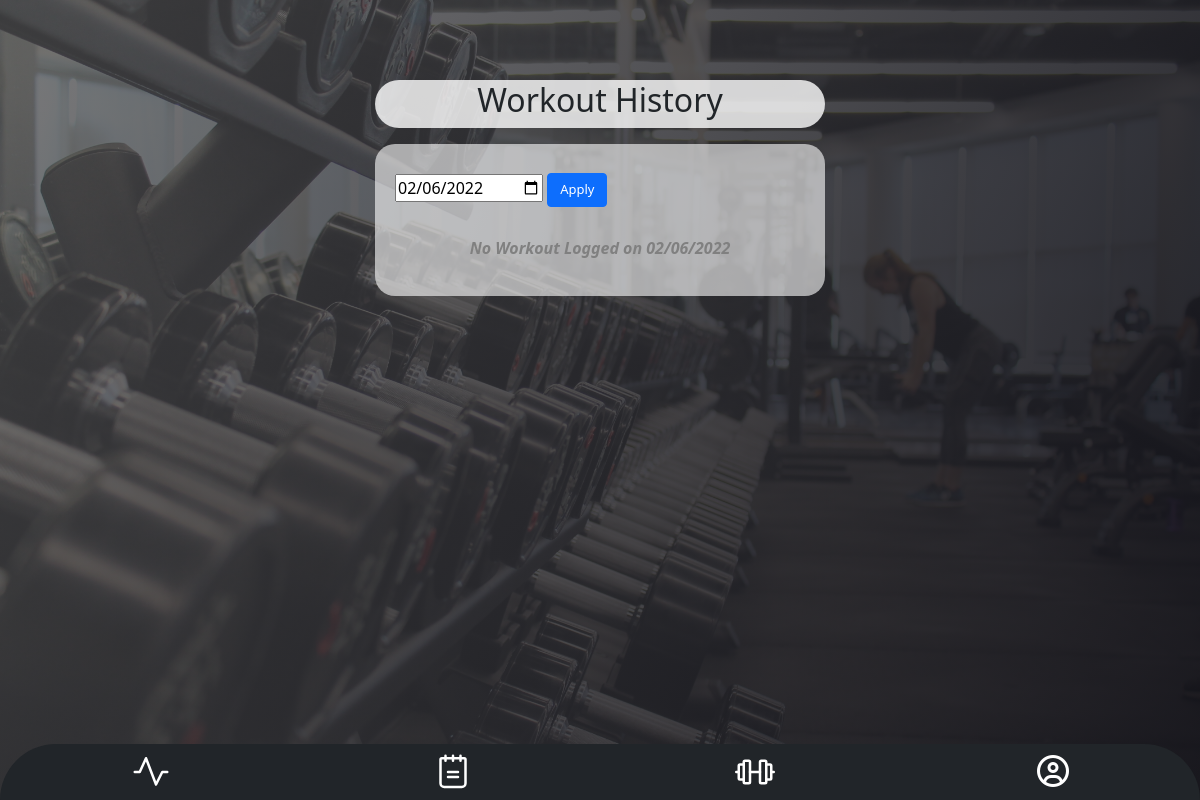
Page /history (signed in) on the earlier database version.
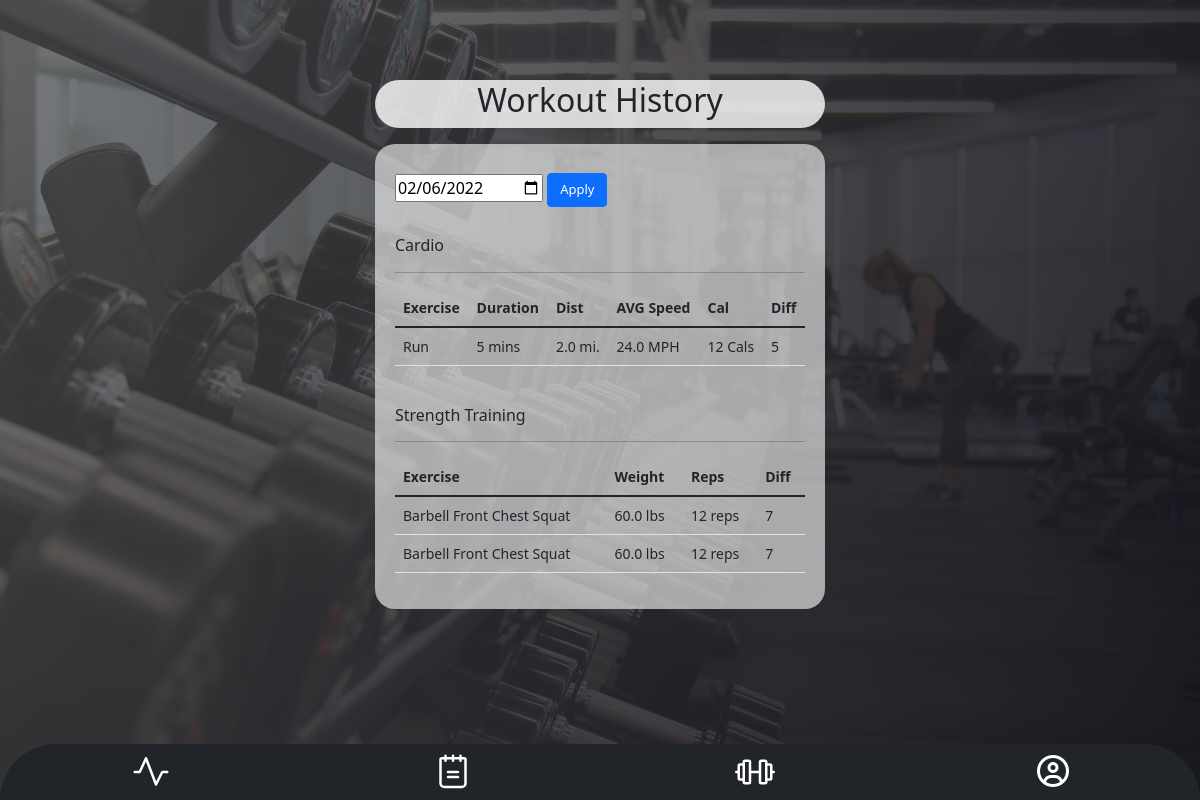
Same page on the later database version.
### app.py (models this page shows, shortened)
class WorkoutLog(db.Model):
    id = db.Column(db.Integer, primary_key=True)
    userId = db.Column(db.Integer, db.ForeignKey('users.id'))
    recorded = db.Column(db.DateTime, unique=False, nullable=False)
    exercise = db.Column(db.String(100), unique=False, nullable=False)
    type = db.Column(db.String(100), unique=False, nullable=False) # Cardio or weightlift
    reps = db.Column(db.Integer, unique=False, nullable=True)
    weight = db.Column(db.Float, unique=False, nullable=True) # Measured in lbs.
    duration = db.Column(db.Integer, unique=False, nullable=True) # Measured in mins
    distance = db.Column(db.Float, unique=False, nullable=True) # Measured in mi.
    avgSpeed = db.Column(db.Float, unique=False, nullable=True) # Measured in MPH
    calories = db.Column(db.Integer, unique=False, nullable=True) # Calorie Estimation using formula from https://fitness.stackexchange.com/questions/32401/how-to-calculate-calories-in-kcal-from-time-and-distance-running
    difficulty = db.Column(db.Integer, unique=False, nullable=True) # Difficulty scale from 0 to 10

### app.py (the view)
@app.route("/history", methods=["GET", "POST"])
@login_required
def history():
    recorded = date.today().strftime('%Y-%m-%d')
    if request.method == "POST":
        recorded = request.form['date']
    workoutLogs = WorkoutLog.query.filter_by(recorded=f"{recorded} 00:00:00.000000", userId=current_user.id).all()
    date_msg = datetime.strptime(recorded, '%Y-%m-%d').strftime('%m/%d/%Y')
    return render_template("history.html", workoutLogs=workoutLogs, recorded=recorded, date_msg=date_msg)

### app.py (called while the page is built)
@login_manager.user_loader
def load_user(user_id):
    return Users.query.get(int(user_id))

### Templates/history.html (shortened to what this page needs)
{% extends "layout.html" %}
{% block content %}
    <div class="header">
        <h2>Workout History</h2>
    </div>
    <div class="history container form-box page-box">
        <form action="/history" method="POST">
            <input type="date" id="date" name="date" value="{{ recorded }}">
       <button class="btn btn-primary">Apply</button>
        </form>
        <br>
        {% if workoutLogs == [] %}
            <p class="empty-msg">No Workout Logged on {{ date_msg }}</p>
        {% else %}
        <h6>Cardio</h6>
        <hr>
        <table class="table log-table">
            <thead>
                <th scope="col">Exercise</th>
                <th scope="col">Duration</th>
                <th scope="col">Dist</th>
                <th scope="col">AVG Speed</th>
                <th scope="col">Cal</th>
                <th scope="col">Diff</th>
            </thead>
            {% for log in workoutLogs %}
                {% if log.type == "cardio" %}
                <tr>
                    <td>{{ log.exercise.title() }}</td>
                    <td>{{ log.duration }} mins</td>
                    <td>{{ log.distance }} mi.</td>
                    <td>{{ log.avgSpeed }} MPH</td>
                    <td>{{ log.calories }} Cals</td>
                    <td>{{ log.difficulty }}</td>
                </tr>
                {% endif %}
            {% endfor %}
        </table>
        <br>
        <h6>Strength Training</h6>
        <hr>
        <table class="table log-table">
            <thead>
                <th scope="col">Exercise</th>
                <th scope="col">Weight</th>
                <th scope="col">Reps</th>
                <th scope="col">Diff</th>
            </thead>
            {% for log in workoutLogs %}
                {% if log.type == "strength training" %}
                <tr>
                    <td>{{ log.exercise.title() }}</td>
                    <td>{{ log.weight }} lbs</td>
                    <td>{{ log.reps }} reps</td>
                    <td>{{ log.difficulty }}</td>
                </tr>
                {% endif %}
            {% endfor %}
        </table>
        {% endif %}
    </div>
{% endblock %}

### Templates/layout.html (shortened to what this page needs)
<!doctype html>
<html>
  <head>
    {% block head %}
    <link href="https://cdn.jsdelivr.net/npm/bootstrap@5.1.3/dist/css/bootstrap.min.css" rel="stylesheet">
    <link rel="stylesheet" href="../static/styles.css">
    {% endblock %}
  </head>
  <body>
      <div class="container" id="content">
        {% block content %}
        {% endblock %}
      </div>
  </body>
  <nav class="nav nav-fill navbar-expand navbar-dark bg-dark fixed-bottom justify-content-center">
    <li class="nav-item">
      <a class="nav-link" aria-current="page" href="/">
        <svg xmlns="http://www.w3.org/2000/svg" class="svg" viewBox="0 0 256 256">
          <rect width="256" height="256" fill="none"></rect>
          <polyline points="24 128 56 128 96 40 160 208 200 128 232 128" fill="none" stroke="#ffffff" stroke-linecap="round" stroke-linejoin="round" stroke-width="16"></polyline>
        </svg>
      </a>
    </li>
    <li class="nav-item">
      <a class="nav-link" href="/workouts">
      </a>
    </li>
    <li class="nav-item">
      <a class="nav-link" href="/exercises">
      </a>
    </li>
    <li class="nav-item">
      <a class="nav-link" href="/profile"><i class="far fa-user-circle fa-2x"></i></a>
    </li>
  </nav>
</html>

### Static/styles.css (style rules this page uses)
#content { height: 100%; }
input { margin: 10px auto; }
html { min-height: 100%; position:relative; }
html::before { content: ''; position: absolute; z-index: -1; background-image: linear-gradient( 115deg, rgba(78, 78, 80, 0.75), rgba(19, 19, 26, 0.95) ), url("./images/gym.jpg"); background-size:cover; background-repeat: no-repeat; background-position:center; background-attachment: fixed; top: 0; right: 0; left: 0; bottom: 0; }
.form-box { background-color: RGB(255,255,255,0.60); width: 450px; padding: 20px; border-radius: 20px; margin: 5vh auto; }
.header { background-color: RGB(255,255,255, 0.8); width: 450px; padding: 1px; border-radius: 30px; margin: 10vh auto 2vh; }
.history { margin: 0 auto; }
.btn { font-size: small; }
nav { height: 7vh; border-radius: 60px 60px 0 0; }
.log-table { font-size: 14px; }
h1,h2 { text-align: center; }
.page-box { margin-bottom: 7.5vh; }
.nav-item { margin: auto 0; }
.nav-link { padding: 0; }
.fas, .far { color: white; }
.svg { width: 40px; height: 40px; fill: #FFFFFF; }

Differences in the rows shown:
added WorkoutLog: exercise "Run", duration "5", distance "2.0", avgSpeed "24.0", calories "12", difficulty "5", shown under "Cardio"
added WorkoutLog: exercise "Barbell Front Chest Squat", weight "60.0", reps "12", difficulty "7", shown under "Strength Training"
added WorkoutLog: exercise "Barbell Front Chest Squat", weight "60.0", reps "12", difficulty "7", shown under "Strength Training"
Other differences:
{{ date_msg }}: "02/06/2022" → (not shown)
text no longer shown: "No Workout Logged on"
text now shown: "Cardio Exercise Duration Dist AVG Speed Cal Diff Strength Training Exercise Weight Reps Diff"
